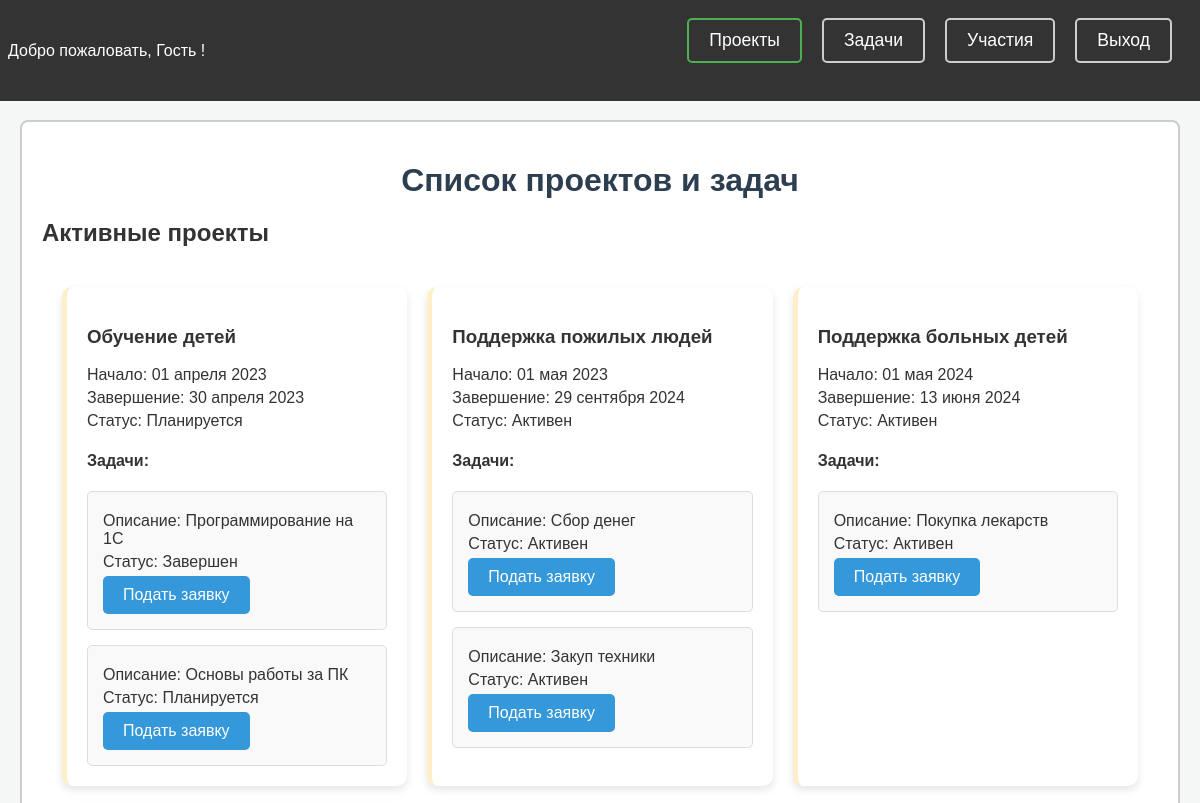
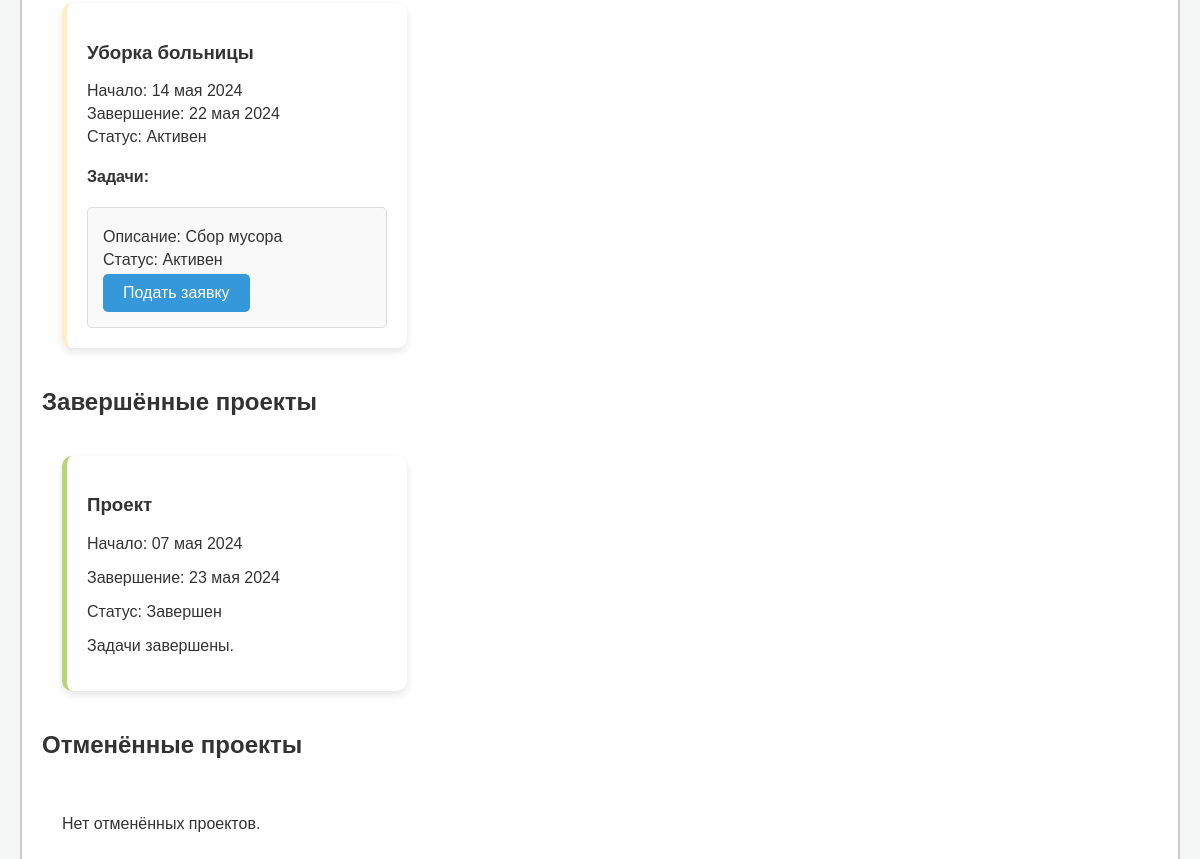
/voliform.php, run on an earlier commit of the app's database (2 pictures, top to bottom).
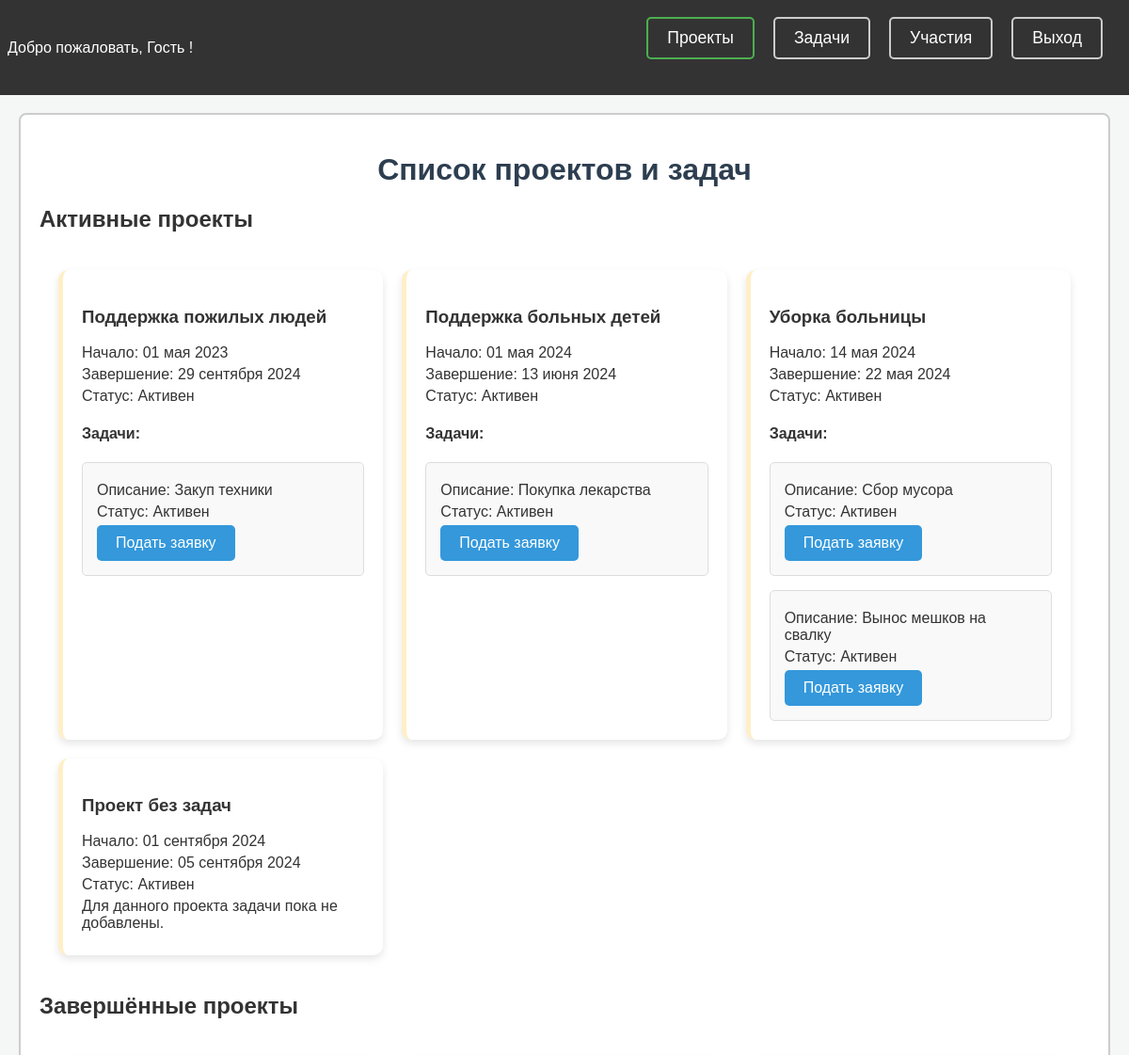
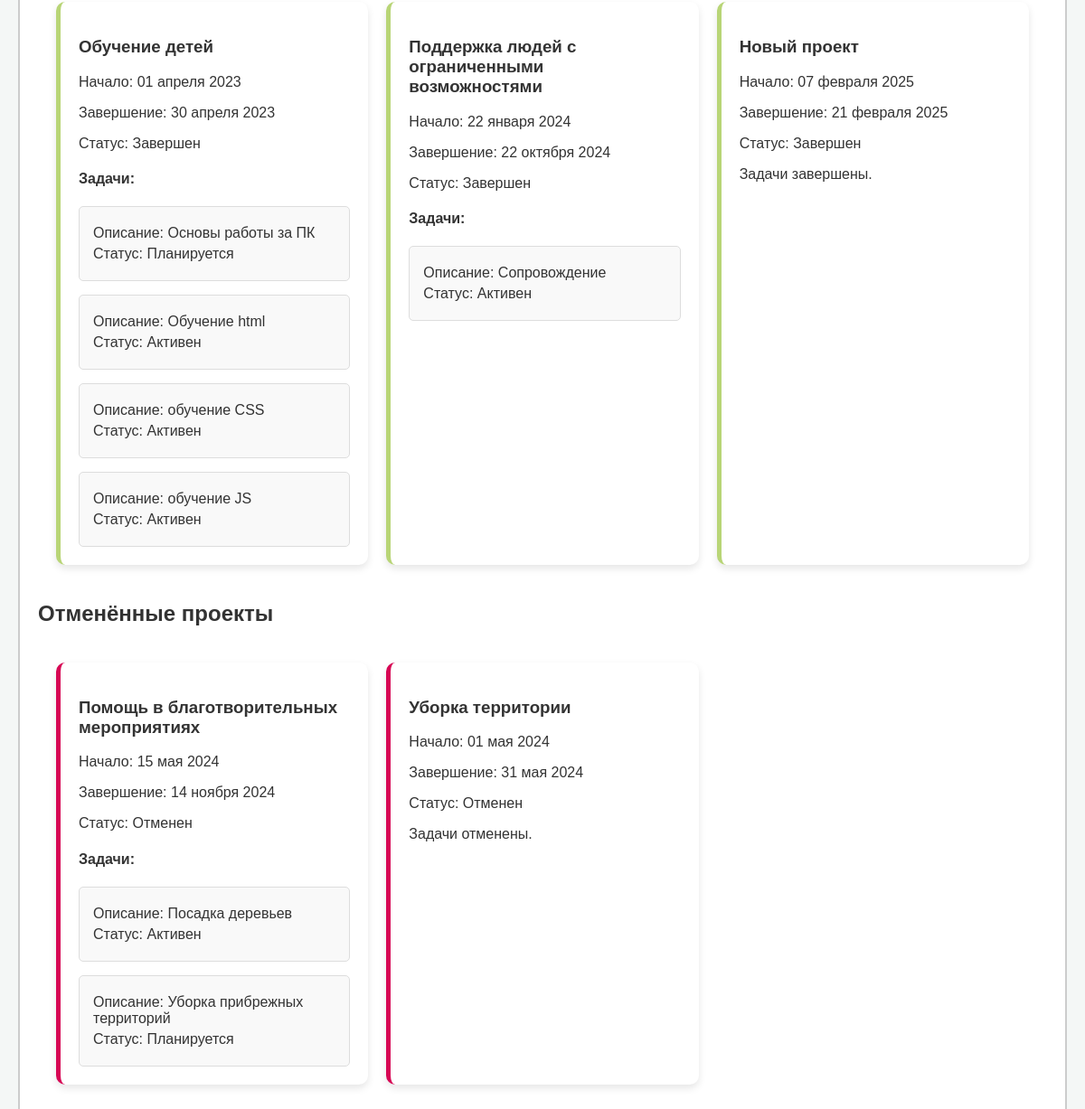
And on a later commit of the database (2 pictures, top to bottom).
### tables this page shows
CREATE TABLE `projects` (
  `ProjectID` int(11) NOT NULL AUTO_INCREMENT,
  `ProjectName` varchar(50) DEFAULT NULL,
  `StartDate` date DEFAULT NULL,
  `EndDate` date DEFAULT NULL,
  `Status` varchar(50) DEFAULT NULL,
  PRIMARY KEY (`ProjectID`)
);

CREATE TABLE `tasks` (
  `TaskID` int(11) NOT NULL AUTO_INCREMENT,
  `ProjectID` int(11) DEFAULT NULL,
  `Description` text DEFAULT NULL,
  `Status` varchar(50) DEFAULT NULL,
  PRIMARY KEY (`TaskID`),
  KEY `FK_Projects_Tasks` (`ProjectID`),
  CONSTRAINT `FK_Projects_Tasks` FOREIGN KEY (`ProjectID`) REFERENCES `projects` (`ProjectID`) ON DELETE CASCADE
);

### func/function.php (called while the page is built, shortened)
<?php
function formatDate($date) {
    $timestamp = strtotime($date);
    $day = date('d', $timestamp);
    $month = date('m', $timestamp);
    $year = date('Y', $timestamp);
    $months = [
        1 => 'января', 2 => 'февраля', 3 => 'марта', 4 => 'апреля', 5 => 'мая', 6 => 'июня',
        7 => 'июля', 8 => 'августа', 9 => 'сентября', 10 => 'октября', 11 => 'ноября', 12 => 'декабря'
    ];
    $formattedDate = $day . ' ' . $months[(int)$month] . ' ' . $year;
    return $formattedDate;
}

### voliform.php (the view, shortened to what this page needs)
<!DOCTYPE html>
<html lang="ru">
<head>
    <link rel="stylesheet" href="volistyle.css">
</head>
<body>
    <header class="header">
        <?php
        require 'func/function.php';
        require 'admin/db_connection.php';
        if (isset($_SESSION["username"])) {
            $username = mysqli_real_escape_string($connect, $_SESSION["username"]);
            $user_id_query = "SELECT UserID FROM usercredentials WHERE Login='$username'";
            $user_id_result = mysqli_query($connect, $user_id_query);
            if (mysqli_num_rows($user_id_result) == 1) {
                $user_id_row = mysqli_fetch_assoc($user_id_result);
                $userID = $user_id_row['UserID'];
                $user_info_query = "SELECT Name, Surname FROM users WHERE UserID='$userID'";
                $user_info_result = mysqli_query($connect, $user_info_query);
                if (mysqli_num_rows($user_info_result) == 1) {
                    $user_info_row = mysqli_fetch_assoc($user_info_result);
                    $name = htmlspecialchars($user_info_row['Name']);
                    $surname = htmlspecialchars($user_info_row['Surname']);
                } else {
                    $name = "Неизвестно";
                    $surname = "";
                }
            } else {
                $name = "Неизвестно";
                $surname = "";
            }
        } else {
            $name = "Гость";
            $surname = "";
        }
        ?>
        <div class="header-content">
            <p>Добро пожаловать, <?php echo $name . ' ' . $surname; ?>!</p>
        </div>
        <nav class="tab-link">
            <button class="tablinks" onclick="openTab(event, 'projects')" id="projectsTabButton">Проекты</button>
            <button class="tablinks" onclick="openTab(event, 'applications')" id="applicationsTabButton">Задачи</button>
            <button class="tablinks" onclick="openTab(event, 'volunteer-book')" id="volunteerBookTabButton">Участия</button>
            <form method="post" action="index.php" style="display:inline;">
                <button type="submit" class="logout-button">Выход</button>
            </form>
        </nav>
    </header>
    <main>
    <div id="projects" class="tabcontent">
    <h1>Список проектов и задач</h1>
<div class="projects-section">
    <h2>Активные проекты</h2>
    <div class="projects-container">
        <?php
        $projects_sql = "SELECT * FROM projects WHERE Status IN ('Планируется', 'Активен')";
        $projects_result = mysqli_query($connect, $projects_sql);
        if (mysqli_num_rows($projects_result) > 0) {
            while ($project = mysqli_fetch_assoc($projects_result)) {
                echo "<div class='project active'>";
                echo "<h3>" . htmlspecialchars($project['ProjectName']) . "</h3>";
                echo "<p>Начало: " . formatDate(htmlspecialchars($project['StartDate'])) . "</p>";
                echo "<p>Завершение: " . formatDate(htmlspecialchars($project['EndDate'])) . "</p>";
                echo "<p>Статус: " . htmlspecialchars($project['Status']) . "</p>";
                $tasks_sql = "SELECT * FROM tasks WHERE ProjectID = " . intval($project['ProjectID']);
                $tasks_result = mysqli_query($connect, $tasks_sql);
                if (mysqli_num_rows($tasks_result) > 0) {
                    echo "<h4>Задачи:</h4>";
                    while ($task = mysqli_fetch_assoc($tasks_result)) {
                        echo "<div class='task'>";
                        echo "<p>Описание: " . htmlspecialchars($task['Description']) . "</p>";
                        echo "<p>Статус: " . htmlspecialchars($task['Status']) . "</p>";
                        echo "<form method='post' action='submit_application.php'>";
                        echo "<button type='submit'>Подать заявку</button>";
                        echo "</form>";
                        echo "</div>";
                    }
                } else {
                    echo "<p>Для данного проекта задачи пока не добавлены.</p>";
                }
                echo "</div>";
            }
        } else {
            echo "<p>Нет доступных активных проектов.</p>";
        }
        ?>
    </div>
</div>
<div class="projects-section" >
    <h2>Завершённые проекты</h2>
    <div class="projects-container">
        <?php
        $completed_projects_sql = "SELECT * FROM projects WHERE Status = 'Завершен'";
        $completed_projects_result = mysqli_query($connect, $completed_projects_sql);
        if (mysqli_num_rows($completed_projects_result) > 0) {
            while ($project = mysqli_fetch_assoc($completed_projects_result)) {
                echo "<div class='project-completed'>";
                echo "<h3>" . htmlspecialchars($project['ProjectName']) . "</h3>";
                echo "<p>Начало: " . formatDate(htmlspecialchars($project['StartDate'])) . "</p>";
                echo "<p>Завершение: " . formatDate(htmlspecialchars($project['EndDate'])) . "</p>";
                echo "<p>Статус: " . htmlspecialchars($project['Status']) . "</p>";
                $tasks_sql = "SELECT * FROM tasks WHERE ProjectID = " . intval($project['ProjectID']);
                $tasks_result = mysqli_query($connect, $tasks_sql);
                if (mysqli_num_rows($tasks_result) > 0) {
                    echo "<h4>Задачи:</h4>";
                    while ($task = mysqli_fetch_assoc($tasks_result)) {
                        echo "<div class='task'>";
                        echo "<p>Описание: " . htmlspecialchars($task['Description']) . "</p>";
                        echo "<p>Статус: " . htmlspecialchars($task['Status']) . "</p>";
                        echo "</div>";
                    }
                } else {
                    echo "<p>Задачи завершены.</p>";
                }
                echo "</div>";
            }
        } else {
            echo "<p>Нет завершённых проектов.</p>";
        }
        ?>
    </div>
</div>
<div class="projects-section">
    <h2>Отменённые проекты</h2>
    <div class="projects-container">
        <?php
        $cancelled_projects_sql = "SELECT * FROM projects WHERE Status = 'Отменен'";
        $cancelled_projects_result = mysqli_query($connect, $cancelled_projects_sql);
        if (mysqli_num_rows($cancelled_projects_result) > 0) {
            while ($project = mysqli_fetch_assoc($cancelled_projects_result)) {
                echo "<div class='project-cancelled'>";
                echo "<h3>" . htmlspecialchars($project['ProjectName']) . "</h3>";
                echo "<p>Начало: " . formatDate(htmlspecialchars($project['StartDate'])) . "</p>";
                echo "<p>Завершение: " . formatDate(htmlspecialchars($project['EndDate'])) . "</p>";
                echo "<p>Статус: " . htmlspecialchars($project['Status']) . "</p>";
                $tasks_sql = "SELECT * FROM tasks WHERE ProjectID = " . intval($project['ProjectID']);
                $tasks_result = mysqli_query($connect, $tasks_sql);
                if (mysqli_num_rows($tasks_result) > 0) {
                    echo "<h4>Задачи:</h4>";
                    while ($task = mysqli_fetch_assoc($tasks_result)) {
                        echo "<div class='task'>";
                        echo "<p>Описание: " . htmlspecialchars($task['Description']) . "</p>";
                        echo "<p>Статус: " . htmlspecialchars($task['Status']) . "</p>";
                        echo "</div>";
                    }
                } else {
                    echo "<p>Задачи отменены.</p>";
                }
                echo "</div>";
            }
        } else {
            echo "<p>Нет отменённых проектов.</p>";
        }
        ?>
    </div>
</div>
</main>
</body>
</html>

### volistyle.css (style rules this page uses)
body { font-family: 'Arial', sans-serif; margin: 0; padding: 0; background-color: #f4f7f6; color: #333; }
header.header { position: fixed; top: 0; left: 0; right: 0; background-color: #333; color: white; padding: 1vh; display: grid; grid-template-columns: auto 1fr auto; align-items: center; z-index: 999; }
body { padding-top: 80px; }
.header-content p { display: grid; grid-template-columns: auto auto auto; gap: 20px; align-items: center; }
.logout-button { color: white; padding: 10px 20px; border: 2px solid #ccc; border-radius: 5px; margin: 0 10px; cursor: pointer; font-size: 1.1rem; transition: all 0.3s ease; background-color: transparent; }
main { padding: 20px; }
h1 { text-align: center; color: #2d3e50; font-size: 2em; margin: 20px 0; }
.projects-container { display: grid; grid-template-columns: repeat(auto-fill, minmax(300px, 1fr)); gap: 20px; padding: 20px; }
.project { background-color: #fff; border-radius: 10px; padding: 20px; box-shadow: 0 4px 8px rgba(0, 0, 0, 0.1); border-left: 5px solid #FFEFC8; transition: transform 0.3s; }
.project-completed { background-color: #fff; border-radius: 10px; padding: 20px; box-shadow: 0 4px 8px rgba(0, 0, 0, 0.1); border-left: 5px solid #B8D576; transition: transform 0.3s; }
.project-cancelled { background-color: #fff; border-radius: 10px; padding: 20px; box-shadow: 0 4px 8px rgba(0, 0, 0, 0.1); border-left: 5px solid #D70654; transition: transform 0.3s; }
.project p { margin: 5px 0; }
.task { background-color: #f9f9f9; border: 1px solid #ddd; border-radius: 5px; padding: 15px; margin-top: 15px; }
.task p { margin: 5px 0; }
.project button { background-color: #3498db; color: white; border: none; padding: 10px 20px; font-size: 1em; border-radius: 5px; cursor: pointer; transition: background-color 0.3s; }
.tab-link { display: flex; justify-content: right; margin-bottom: 20px; padding: 10px; border-radius: 8px; }
.tablinks { color: white; padding: 10px 20px; border: 2px solid #ccc; border-radius: 5px; margin: 0 10px; cursor: pointer; font-size: 1.1rem; transition: all 0.3s ease; background-color: transparent; }
.tablinks.active { color: white; border-color: #4CAF50; }
.tabcontent { display: none; padding: 20px; background-color: #fff; border: 2px solid #ccc; border-radius: 8px; margin-top: 20px; }

What changed in the data, as far as the page shows it:
removed tasks: Description "Программирование на 1С", Status "Завершен", shown under projects "Обучение детей"
removed tasks: Description "Сбор денег", Status "Активен", shown under projects "Поддержка пожилых людей"
removed projects: ProjectName "Проект", StartDate "07 мая 2024", EndDate "23 мая 2024", Status "Завершен", shows "Задачи завершены.", shown under "Завершённые проекты"
changed tasks: Description "Покупка лекарств" → "Покупка лекарства"
added tasks: Description "Вынос мешков на свалку", Status "Активен", shown under projects "Уборка больницы"
added projects: ProjectName "Проект без задач", StartDate "01 сентября 2024", EndDate "05 сентября 2024", Status "Активен", shows "Для данного проекта задачи пока не добавлены.", shown under "Активные проекты"
changed projects "Обучение детей": gains tasks (Description "Основы работы за ПК", Status "Планируется"); loses tasks (Description "Основы работы за ПК", Status "Планируется"); moves from the list under "Активные проекты" to the list under "Завершённые проекты"
added tasks: Description "Обучение html", Status "Активен", shown under projects "Обучение детей"
added tasks: Description "обучение CSS", Status "Активен", shown under projects "Обучение детей"
added tasks: Description "обучение JS", Status "Активен", shown under projects "Обучение детей"
added projects: ProjectName "Поддержка людей с ограниченными возможностями", StartDate "22 января 2024", EndDate "22 октября 2024", Status "Завершен", shown under "Завершённые проекты"
added tasks: Description "Сопровождение", Status "Активен", shown under "Поддержка людей с ограниченными возможностями"
added projects: ProjectName "Новый проект", StartDate "07 февраля 2025", EndDate "21 февраля 2025", Status "Завершен", shows "Задачи завершены.", shown under "Завершённые проекты"
added projects: ProjectName "Помощь в благотворительных мероприятиях", StartDate "15 мая 2024", EndDate "14 ноября 2024", Status "Отменен", shown under "Отменённые проекты"
added tasks: Description "Посадка деревьев", Status "Активен", shown under "Помощь в благотворительных мероприятиях"
added tasks: Description "Уборка прибрежных территорий", Status "Планируется", shown under "Помощь в благотворительных мероприятиях"
added projects: ProjectName "Уборка территории", StartDate "01 мая 2024", EndDate "31 мая 2024", Status "Отменен", shows "Задачи отменены.", shown under "Отменённые проекты"
Also different on the page:
text no longer shown: "Нет отменённых проектов."
